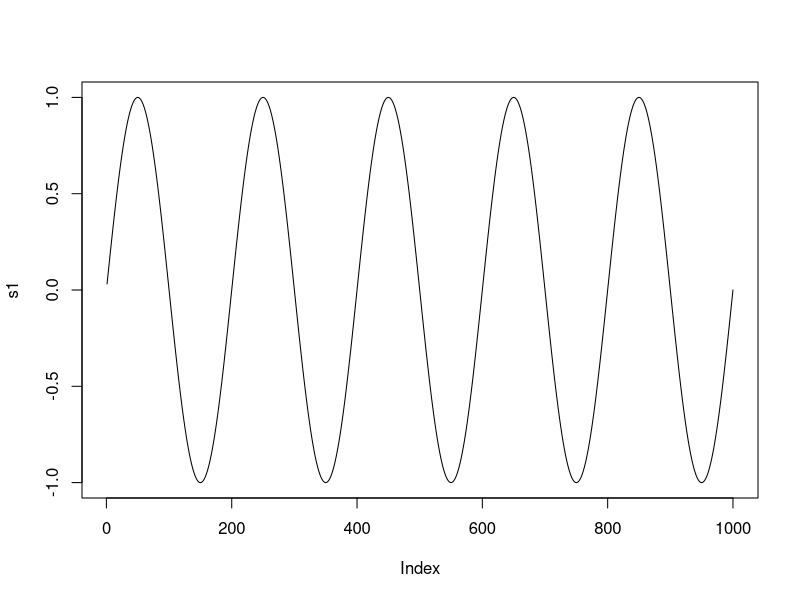
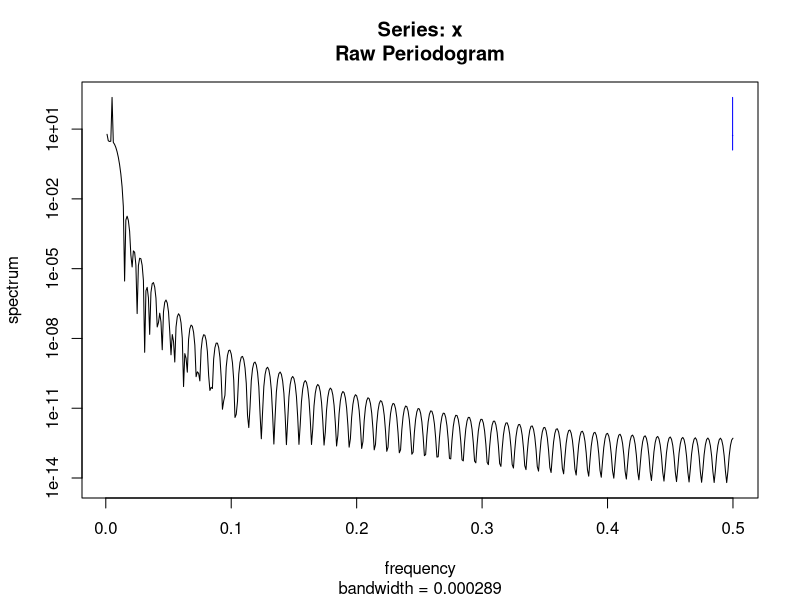
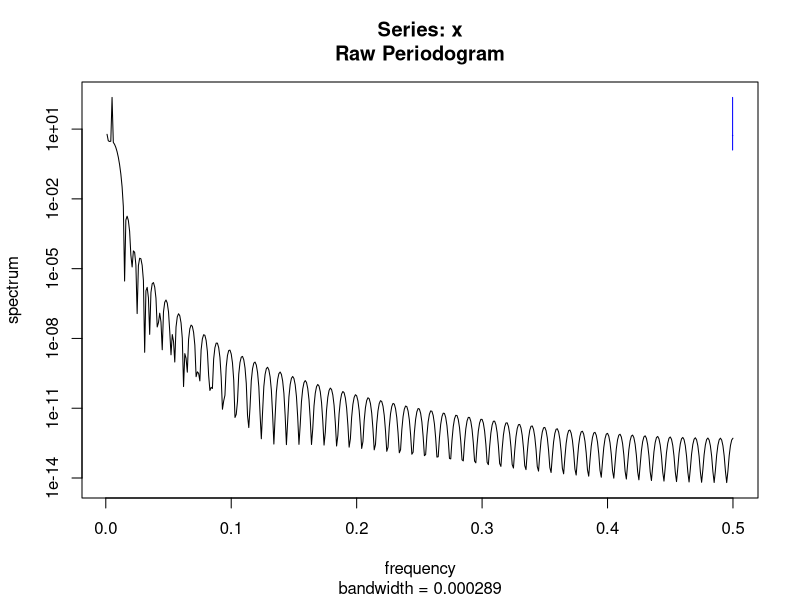
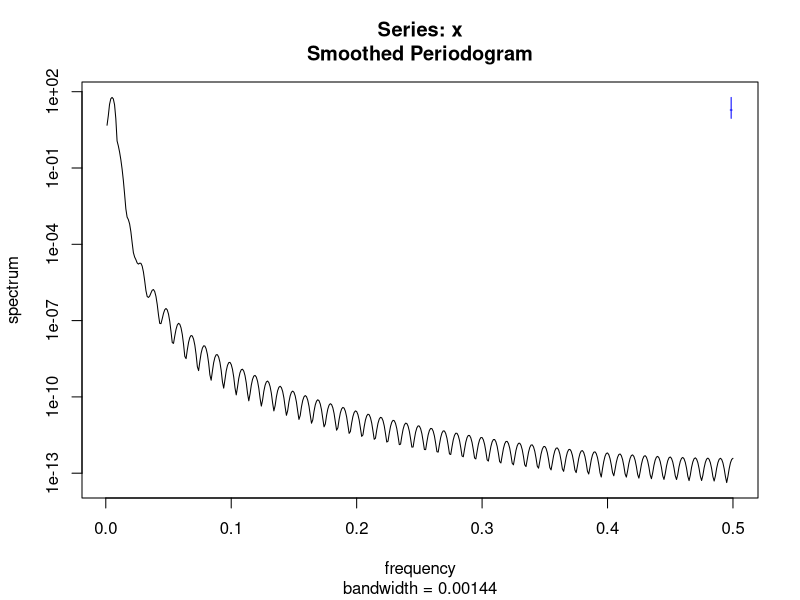
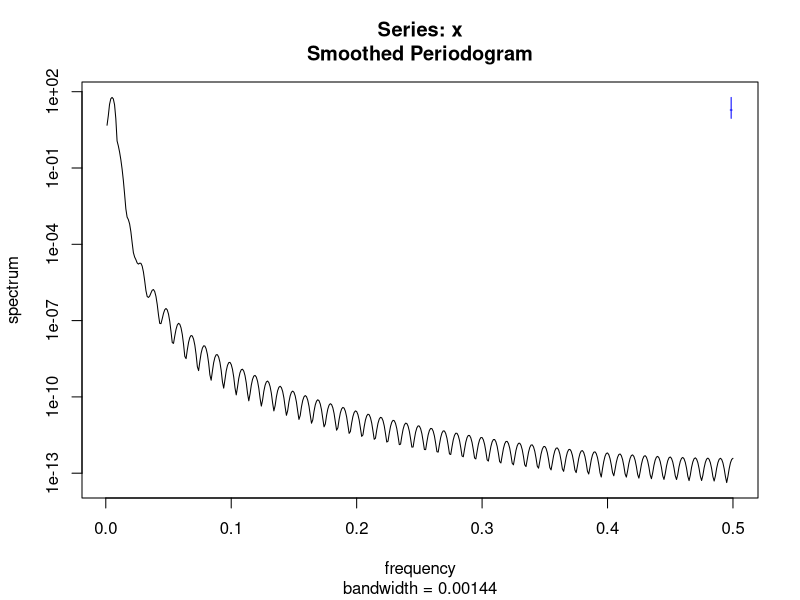
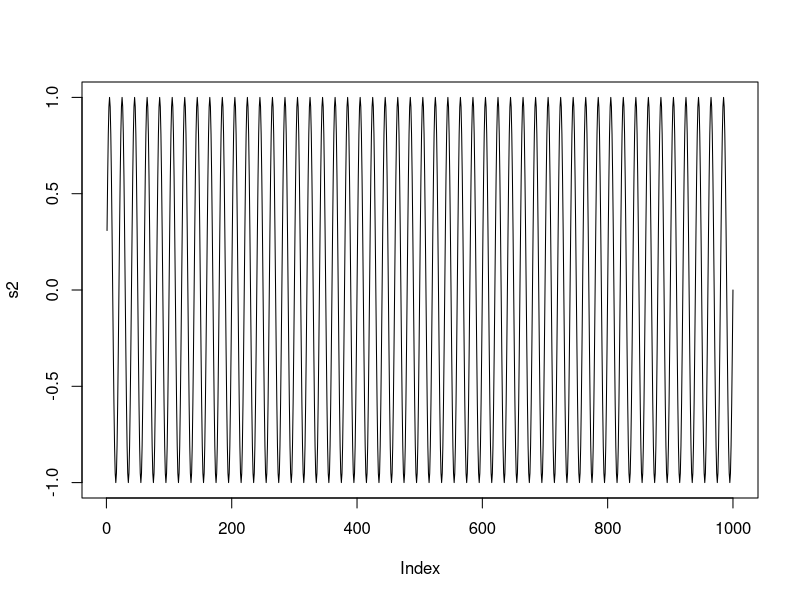
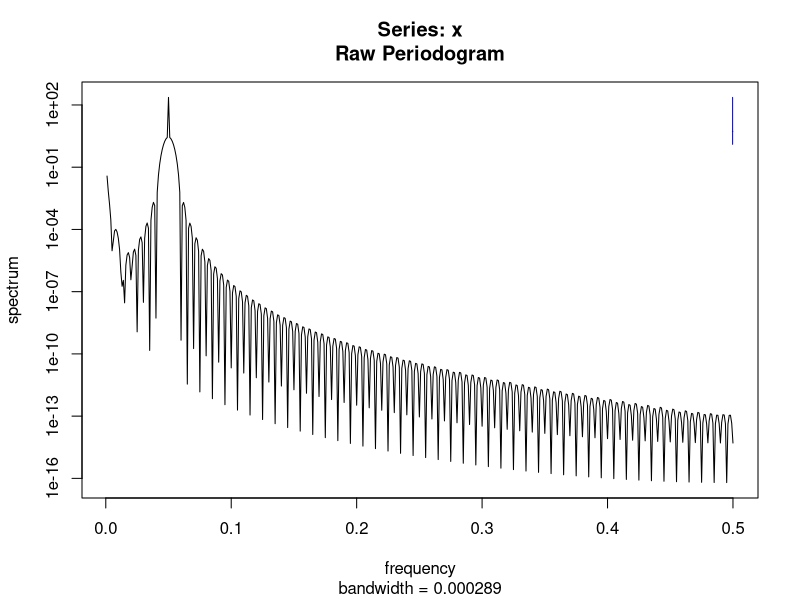
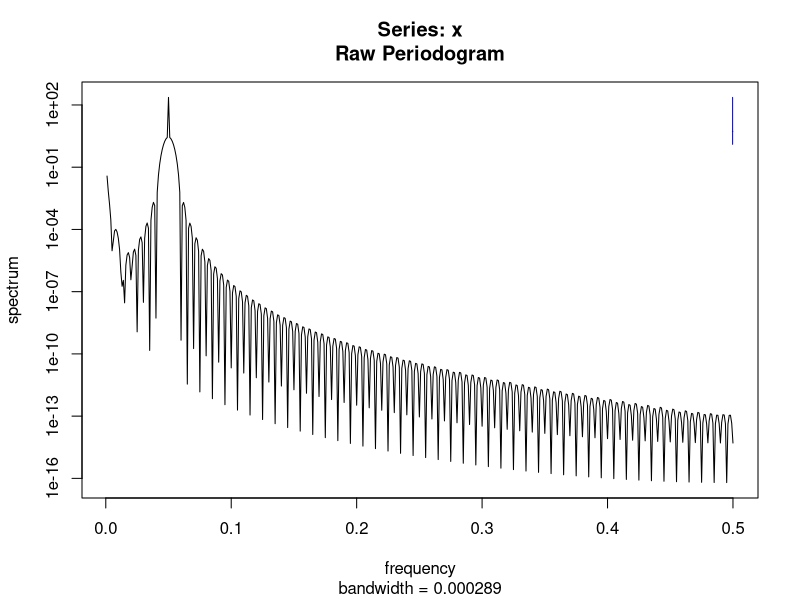

The R script that drew these images, in order:
## ---- chunk 1
n = 1000
x = pi * 1:n
s1 = sin(x / 100)
plot(s1, type = 'l')
plot(spectrum(s1))
## ---- chunk 2
plot(spectrum(s1, spans = c(3,5)))
## ---- chunk 3
s2 = sin(x / 10)
plot(s2, type = 'l')
plot(spectrum(s2))
## ---- chunk 4
plot(spectrum(s2, spans = c(3,5)))
## ---- chunk 5
plot(s1+s2, type = 'l')
plot(spectrum(s1+s2, spans = c(3,5)))
## ---- chunk 6
plot(spectrum(s1+s2+rnorm(n), spans = c(3,5)))
## ---- chunk 7
plot(co2)
s = stl(co2, 12)
plot(s)
s$time.series[1:10,]
## ---- chunk 8
seasonal = s$time.series[,1]
plot(seasonal)
plot(spectrum(seasonal))
plot(spectrum(seasonal, spans = c(3,5)))
## ---- chunk 9
trend = s$time.series[,2]
plot(trend)
plot(spectrum(trend))
## ---- chunk 10
remainder = s$time.series[,3]
plot(remainder)
plot(spectrum(remainder))
